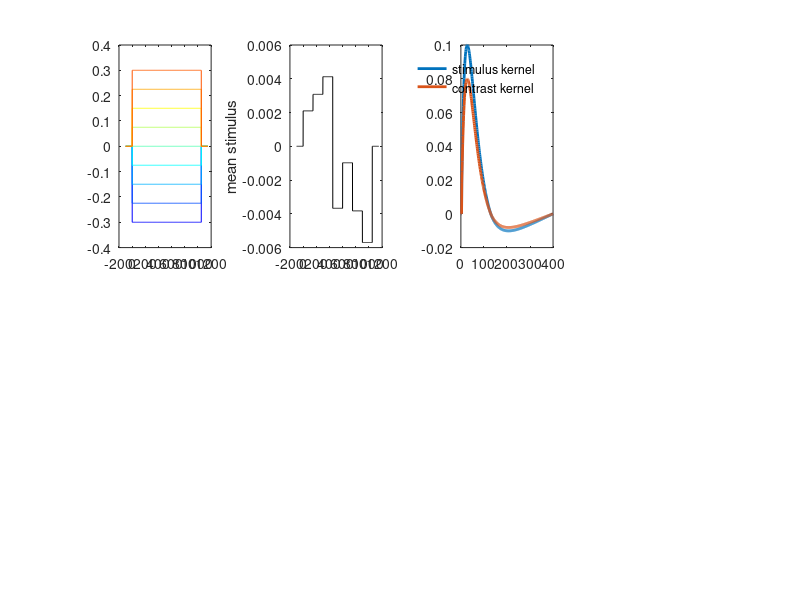

MATLAB code to generate this figure: (Note: this script raises an error after producing the figure.)
function [para] = Yates_simple(varargin)

close all;

% input arguments
len_tr = 1000;
tmax = 400;
tau = 40;
kernelgain_s = 0.1;
kernelgain_c = 0.08;
plot_flag = 1;
j = 1;              
while  j <= length(varargin)
    switch varargin{j}
        case 'ntr'
            len_tr = varargin{j+1};
            j = j + 2;
        case 'tmax' 
            tmax = varargin{j+1};
            j = j + 2;
        case 'tau'
            tau = varargin{j+1};
            j = j + 2;
        case 'kernelgain_s'
            kernelgain_s = varargin{j+1};            
             j = j + 2;
        case 'kernelgain_c'
            kernelgain_c = varargin{j+1};            
             j = j + 2;
        case 'nofig'
            plot_flag = 0;
            j = j + 1;
    end
end

% yellow and green
y = [0.9576    0.7285    0.2285];
g = [0.1059    0.4706    0.2157];

hdx = 0.3*[-1 -0.75 -0.5 -0.25 0 0.25 0.5 0.75 1];
% hdx = 0.2*[-1 -0.5 -0.25 -0.125 0 0.125 0.25 0.5 1];
len_frame = 1050;
nbin = 7;

% contrast
offset = 100;
co = 0.5*[zeros(1,offset),ones(1,len_frame),zeros(1,offset)];

% alpha function as a stimulus kernel
t = 0:tmax;
kernel1 = exp(-t/tau).*(1 - exp(-t/tau));
hn_offset = [ones(1,round(t(end)/3))*0.025, 0.025:-0.025/(round(t(end)*2/3)):0]; % manually tweaked to approximate that in Yates
kernel1 = kernel1 - 1.5*hn_offset;
kernel1(1:4) = 0;
kernel2 = kernel1;
kernel1 = kernelgain_c*kernel1/max(kernel1) ;
kernel2 = kernelgain_s*kernel2/max(kernel2);
lenhdx = length(hdx);
    
para.kernel_stm = kernel2;
para.kernel_co = kernel1;
time = [1:len_frame+2*offset] - offset;
    
if plot_flag == 1
    figure;
    % visualize verified convolved responses
    c = jet(lenhdx);
    for h = 1:lenhdx
        subplot(2,4,1)
        stmbox = [zeros(1,offset), hdx(h)*ones(1, len_frame), zeros(1,offset)];
        plot(time, stmbox, '-', 'color', c(h,:))
        hold on;

    %     subplot(2,4,5)
    %     convolved = conv(kernel2, stmbox) + conv(kernel1, -co);
    %     plot(time, convolved(1:length(time)), '-', 'color', c(h,:))
    %     hold on;
    %     convolved = conv(kernel2, stmbox) + conv(kernel1, co);
    %     plot(time, convolved(1:length(time)), '-', 'color', c(h,:))
    %     hold on;
    end

    subplot(2,4,3)
    plot(t, kernel2, '-', 'linewidth',2)
    hold on;
    plot(t, kernel1, '-', 'linewidth', 2)
    xlim([t(1) t(end)])
    legend('stimulus kernel', 'contrast kernel')
    legend('boxoff')
end

% generate dynamic stimulus sequence with the 0% signal
frameperbin = len_frame/nbin;
stm = nan(len_tr, len_frame);
for i = 1:len_tr
    stm_temp = datasample(hdx, nbin, 'Replace', true);
%     while abs(sum(stm_temp)) >= 0.1
%         stm_temp = datasample(hdx, nbin, 'Replace', true);
%     end
%  
    begin = 1;
    for n = 1:nbin
        stm(i, begin:begin+frameperbin-1) = stm_temp(n)*ones(1, frameperbin);
        begin = begin + frameperbin;
    end
end

% overall stimulus sign
sumstm = sum(stm,2);
stmsign = sign(sumstm);
med_p = median(sumstm(stmsign > 0));
med_n = median(sumstm(stmsign < 0));
stmsign_p1 = stmsign > 0 & sumstm < med_p;
stmsign_p2 = stmsign > 0 & sumstm > med_p;
stmsign_n1 = stmsign < 0 & sumstm > med_n;
stmsign_n2 = stmsign < 0 & sumstm < med_n;


% include offset
stm = [zeros(len_tr, offset), stm, zeros(len_tr, offset)];

if plot_flag==1
    subplot(2,4,2)
    plot(time, mean(stm(:, 1:length(time)),1), '-k')
    ylabel('mean stimulus')
end

% convolution with stimulus kernels
lenv = length(kernel1) + size(stm,2) - 1;
cvstm1 = nan(len_tr, lenv);
cvstm2 = cvstm1;
for i = 1:len_tr
    cvstm1(i,:) = conv(kernel2, stm(i,:)) + conv(kernel1, co) ;
    cvstm2(i,:) = conv(kernel2, stm(i,:)) + conv(kernel1, -co);
end

% subplot(2,4,4)
% plot(time, mean(cvstm1(:, 1:length(time)),1), '-r')
% hold on;
% plot(time, mean(cvstm2(:, 1:length(time)),1), '-b')
% ylabel('mean convolved stimulus')

% nonlinearity
cvstm1 = exp(cvstm1);
cvstm2 = exp(-cvstm2);

% % poisson process
% for i = 1:len_tr
%     for c = 1:len_frame+2*offset
%         cvstm1(i,c) = poissrnd(cvstm1(i,c),1,1);
%         cvstm2(i,c) = poissrnd(cvstm2(i,c),1,1);
%     end
% end

% cvstm = exp(cvstm);

% % smoothing
% cvstm1 = smoothts(cvstm1, 'g', 50);
% cvstm2 = smoothts(cvstm2, 'g', 50);
% 
% % noise
% cvstm1(:, offset+1:offset+len_frame) = ...
%     cvstm1(:, offset+1:offset+len_frame) + normrnd(0, 5, [len_tr, len_frame]);
% cvstm2(:, offset+1:offset+len_frame) = ...
%     cvstm2(:, offset+1:offset+len_frame) + normrnd(0, 5, [len_tr, len_frame]);

% evidence
dv1 = cumsum(cvstm1(:, offset+1:offset+len_frame),2);
dv2 = cumsum(cvstm2(:, offset+1:offset+len_frame),2);
ev = dv1(:,end) - dv2(:, end);

% choice
ch = sign(ev);
ch(ch==0) = datasample([-1 1], sum(ch==0), 'Replace', true);
ch(ch==-1) = 0;

disp(['far choice: ' num2str(sum(ch==1)) ...
    ', near choice: ' num2str(sum(ch==0))])

% normalization
cvstm1 = normalize(cvstm1, 0, 1);
cvstm2 = normalize(cvstm2, 0, 1);

begin = offset + 1;
psth_stm = nan(1, nbin);
psth_ch = nan(1, nbin);
for i = 1:nbin
    psth_stm(i) = sum(mean(cvstm1(stmsign_p2, begin:begin+frameperbin-1),1))...
    	- sum(mean(cvstm1(stmsign_n2, begin:begin+frameperbin-1),1));
    psth_ch(i) = sum(mean(cvstm1(ch==1, begin:begin+frameperbin-1),1))...
    	- sum(mean(cvstm1(ch==0, begin:begin+frameperbin-1),1));
    begin = begin + frameperbin;
end

para.psth.stm_diff = psth_stm;
para.psth.ch_diff = psth_ch;
para.psth.stm_raw0 = mean(cvstm1(stmsign_n2, 1:length(time)),1);
para.psth.stm_raw1 = mean(cvstm1(stmsign_p2, 1:length(time)),1);
para.psth.ch_raw0 = mean(cvstm1(ch==1, 1:length(time)),1);
para.psth.ch_raw1 = mean(cvstm1(ch==0, 1:length(time)),1);

% PSTH
if plot_flag==1
    subplot(2,4,6)
    plot(time, mean(cvstm1(stmsign_p2, 1:length(time)),1), '-b', 'linewidth',2)
    hold on;
    plot(time, mean(cvstm1(stmsign_p1, 1:length(time)),1), '-c', 'linewidth',2)
    hold on;
    plot(time, mean(cvstm1(stmsign_n1, 1:length(time)),1), '-m', 'linewidth',2)
    hold on;
    plot(time, mean(cvstm1(stmsign_n2, 1:length(time)),1), '-r', 'linewidth',2)
    hold on;
    plot(time, mean(cvstm2(stmsign_p2, 1:length(time)),1), '--r', 'linewidth',2)
    hold on;
    plot(time, mean(cvstm2(stmsign_p1, 1:length(time)),1), '--m', 'linewidth',2)
    hold on;
    plot(time, mean(cvstm2(stmsign_n1, 1:length(time)),1), '--c', 'linewidth',2)
    hold on;
    plot(time, mean(cvstm2(stmsign_n2, 1:length(time)),1), '--b', 'linewidth',2)
    hold on;
    yy = get(gca, 'YLim');
    begin = 1;
    for i = 1:nbin+1
        hold on;
        plot(begin*[1 1],yy, ':k')
        begin = begin + frameperbin;
    end
    ylim(yy)    
    ylabel('psth (by stimulus)')

    subplot(2,4,7)
    plot(time, mean(cvstm1(ch==1, 1:length(time)),1), '-b', 'linewidth',2)
    hold on;
    plot(time, mean(cvstm1(ch==0, 1:length(time)),1), '-r', 'linewidth',2)
    hold on;
    plot(time, mean(cvstm2(ch==0, 1:length(time)),1), '--b', 'linewidth',2)
    hold on;
    plot(time, mean(cvstm2(ch==1, 1:length(time)),1), '--r', 'linewidth',2)
    yy = get(gca, 'YLim');
    begin = 1;
    for i = 1:nbin+1
        hold on;
        plot(begin*[1 1],yy, ':k')
        begin = begin + frameperbin;
    end
    ylim(yy)    
    ylabel('psth (by choice)')
end

% confidence
conf = abs(ev);
% conf = conf + normrnd(median(conf), 1*median(conf), size(conf));
med = median(conf);
disp(['median confidence: ' num2str(med)])

if plot_flag==1
    subplot(2,4,5)
    plot(1:size(dv1,2), mean(abs(dv1(ch==1,:)), 1), '-r', 'linewidth', 2)
    hold on;
    plot(1:size(dv1,2), mean(abs(dv1(conf > med & ch==1, :)), 1), '-', 'color', y, 'linewidth', 2)
    hold on;
    plot(1:size(dv1,2), mean(abs(dv1(conf < med & ch==1, :)), 1), '-', 'color', g, 'linewidth', 2)
    hold on;
    plot(1:size(dv2,2), mean(abs(dv2(ch==0,:)), 1), '--r', 'linewidth', 2)
    hold on;
    plot(1:size(dv2,2), mean(abs(dv2(conf > med & ch==0, :)), 1), '--', 'color', y, 'linewidth', 2)
    hold on;
    plot(1:size(dv2,2), mean(abs(dv2(conf < med & ch==0, :)), 1), '--', 'color', g, 'linewidth', 2)
    ylabel('mean |decision variable|')
    xlim([0 size(dv1, 2)+1])
    xlabel('time during stimulus presentation')
end

% % time-averaged kernel
% pk0 = getKernel(stm(:, offset+1:offset+len_frame), ch);
% pkh = getKernel(stm(conf > med, offset+1:offset+len_frame), ch(conf > med));
% pkl = getKernel(stm(conf < med, offset+1:offset+len_frame), ch(conf < med));

% time-resolved kernel
tkernel = nan(lenhdx, nbin);
tkernel_h = nan(lenhdx, nbin);
tkernel_l = nan(lenhdx, nbin);

% kernel amplitude
amp = nan(1, nbin);
amph = nan(1, nbin);
ampl = nan(1, nbin);

begin = offset+1;
for a = 1:nbin
%     disp(['bin ' num2str(a) ': ' num2str(begin - offset) ' to ' num2str(begin+frameperbin-1-offset)])
    [tkernel(:,a)] = getKernel(stm(:, begin:begin+frameperbin-1), ch);
    [tkernel_h(:,a)] = getKernel(stm(conf > med, begin:begin+frameperbin-1), ch(conf > med));
    [tkernel_l(:,a)] = getKernel(stm(conf < med, begin:begin+frameperbin-1), ch(conf < med));
    
    begin = begin + frameperbin;
end

for a = 1:nbin
    amp(a) = tkernel(:,a)'*mean(tkernel,2);
    amph(a) = tkernel_h(:,a)'*mean(tkernel_h,2);
    ampl(a) = tkernel_l(:,a)'* mean(tkernel_l,2);
end

para.amp_h = amph;
para.amp_l = ampl;
para.amp_diff = amph - ampl;

% kernel amplitude using logistic regression
hdxmat = zeros(len_tr, nbin);
begin = offset + 1;
for n = 1:nbin
    hdxmat(:, n) = median(stm(:, begin:begin+frameperbin-1), 2);
    begin = begin + frameperbin;
end
w = logregPK(hdxmat, ch);
wh = logregPK(hdxmat(conf > med, :), ch(conf > med));
wl = logregPK(hdxmat(conf < med, :), ch(conf < med));
wn = mean([wh, wl]);

if plot_flag==1
    % visualize kernels
    subplot(2,4,4)
    imagesc(1:nbin, hdx, tkernel)
    xlabel('time bin')
    ylabel('hdx')

    % visualize kernel amplitude
    subplot(2,4,8)
    nom = mean([amph, ampl]);
    plot(1:nbin, amp/nom, '-r', 'linewidth', 2)
    hold on;
    plot(1:nbin, amph/nom, '-', 'color', y, 'linewidth', 2)
    hold on;
    plot(1:nbin, ampl/nom, '-', 'color', g, 'linewidth', 2)
    hold on;
    plot(1:nbin, w/wn, '--r', 'linewidth', 2)
    hold on;
    plot(1:nbin, wh/wn, '--', 'color', y, 'linewidth', 2)
    hold on;
    plot(1:nbin, wl/wn, '--', 'color', g, 'linewidth', 2)
    xlim([0.5 nbin + 0.5])
    ylabel('kernel amplitude')


    % cosmetics
    subplot(2,4,1)
    ylabel('hdx')
    xlabel('time (ms)')
    xlim([-offset offset+len_frame])
    set(gca, 'box', 'off'); set(gca, 'TickDir', 'out')

    subplot(2,4,2)
    xlim([-offset offset+len_frame])
    set(gca, 'box', 'off'); set(gca, 'TickDir', 'out')

    subplot(2,4,3)
    set(gca, 'box', 'off'); set(gca, 'TickDir', 'out')

    subplot(2,4,4)
    set(gca, 'XTick', 1:nbin)
    set(gca, 'box', 'off'); set(gca, 'TickDir', 'out')

    subplot(2,4,5)
    % xlim([-offset offset+len_frame])
    set(gca, 'box', 'off'); set(gca, 'TickDir', 'out')

    subplot(2,4,6)
    xlim([-offset offset+len_frame])
    set(gca, 'box', 'off'); set(gca, 'TickDir', 'out')

    subplot(2,4,7)
    xlim([-offset offset+len_frame])
    set(gca, 'box', 'off'); set(gca, 'TickDir', 'out')

    subplot(2,4,8)
    set(gca, 'XTick', 1:nbin)
    set(gca, 'box', 'off'); set(gca, 'TickDir', 'out')

    % additional figures for paper
    figure;
    subplot(1,3,1)
    imagesc(1:nbin, hdx, tkernel_h)
    colormap(pink)
    c_h = caxis;
    xlabel('time bin')
    ylabel('hdx')
    set(gca, 'XTick', 1:nbin)
    set(gca, 'box', 'off'); set(gca, 'TickDir', 'out')

    subplot(1,3,2)
    imagesc(1:nbin, hdx, tkernel_l)
    colormap(pink)
    c_l = caxis;
    set(gca, 'XTick', 1:nbin)
    set(gca, 'box', 'off'); set(gca, 'TickDir', 'out')

    cfix = [min([c_h, c_l]), max([c_h, c_l])];
    subplot(1,3,1)
    caxis(cfix)
    subplot(1,3,2)
    caxis(cfix)

    subplot(1,3,3)
    nom = mean([amph, ampl]);
    plot(1:nbin, amph/nom, '-', 'color', y, 'linewidth', 2)
    hold on;
    plot(1:nbin, ampl/nom, '-', 'color', g, 'linewidth', 2)
    xlim([0.5 nbin + 0.5])
    ylabel('kernel amplitude')
    set(gca, 'XTick', 1:nbin)
    set(gca, 'box', 'off'); set(gca, 'TickDir', 'out')
end

function [pk0] = getKernel(hdxmat, ch)

% trial averaged stimulus distributions
disval = unique(hdxmat);
len_d = length(disval);
svmat = zeros(size(hdxmat,1), len_d);
for r = 1:size(hdxmat,1)
    for d = 1:len_d
        svmat(r,d) = sum(hdxmat(r,:)==disval(d));
    end
end

% compute PK for 0% stimulus
pk0 = mean(svmat(ch==0,:),1) - mean(svmat(ch==1,:),1);

function w = logregPK(hdxmat, ch)
w = size(hdxmat, 2);
for i = 1:size(hdxmat, 2)
    b = glmfit(hdxmat(:, i), ch, 'binomial', 'link', 'logit', 'constant', 'on');
    w(i) = b(2);
end

function [normalized_vector] = normalize(v, newmin, newmax)

a = (newmax - newmin)/(max(max(v)) - min(min(v)));
b = newmax - max(max(v))*a;

normalized_vector = a.*v + b;